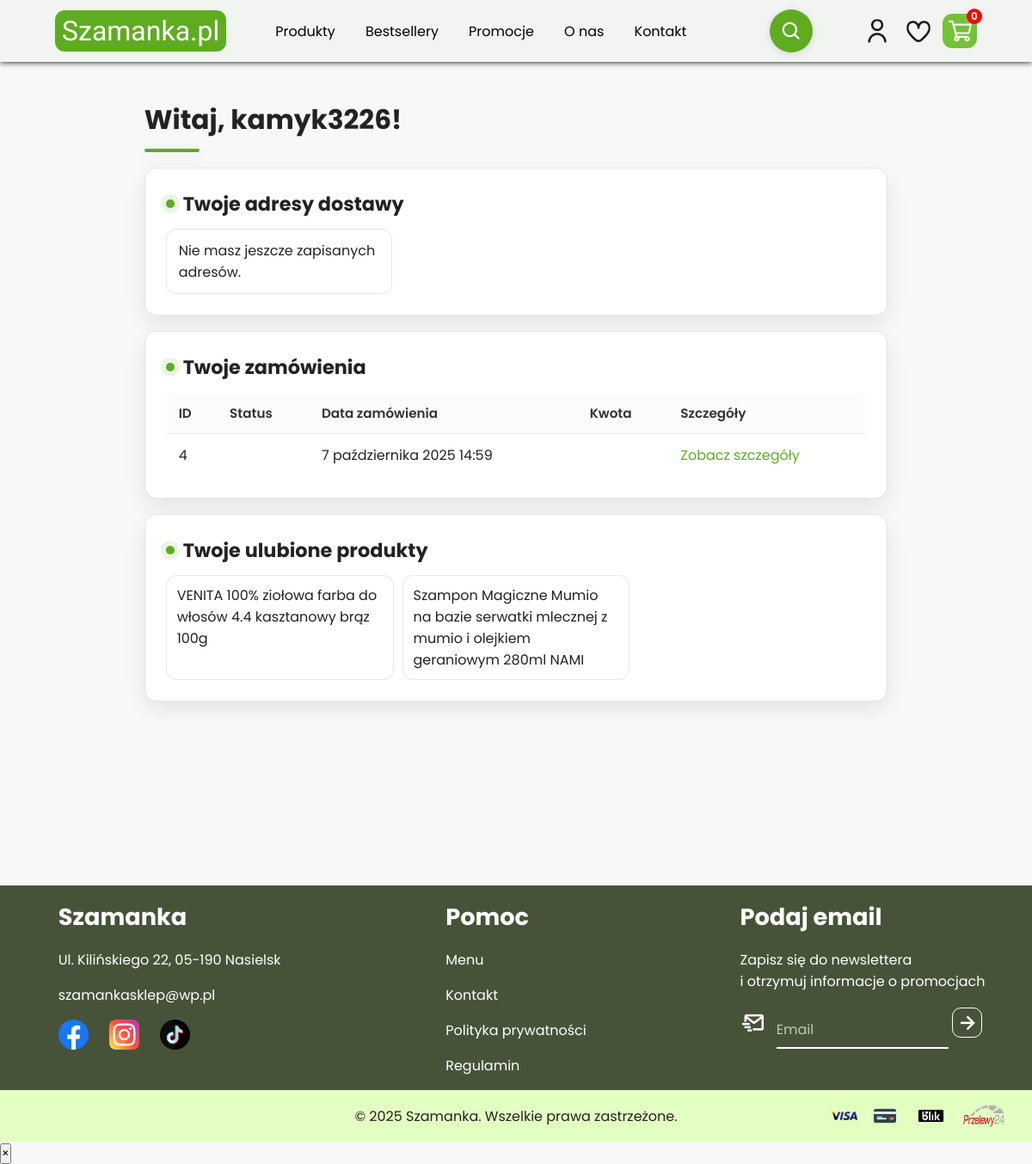
Page /u/user-panel/ (signed in) on the earlier database version.
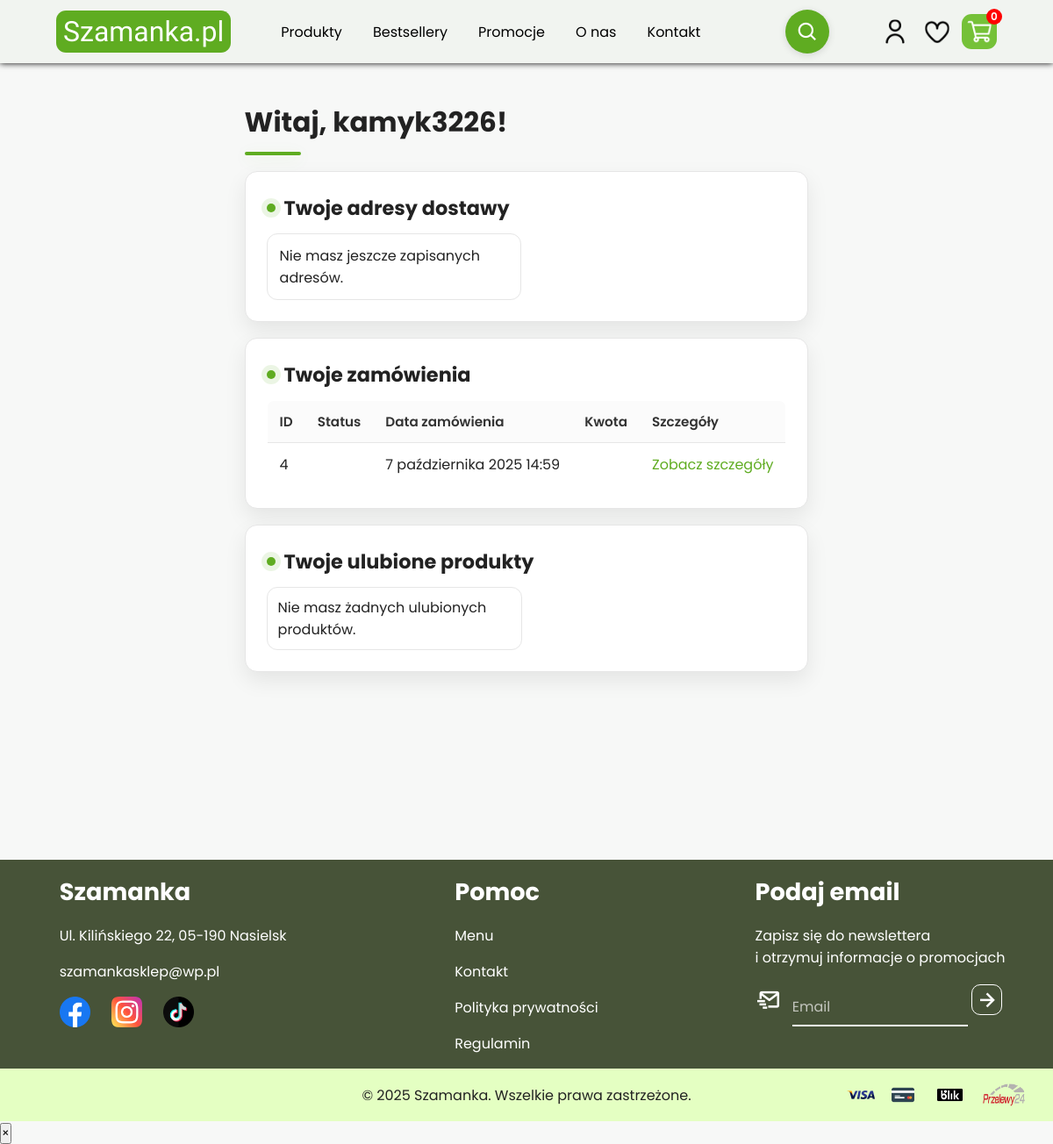
Same page on the later database version.
### orders/models.py (models this page shows, shortened)
class Order(models.Model):
    STATUS_NEW = "new"
    STATUS_PAID = "paid"
    STATUS_SHIPPED = "shipped"
    STATUS_CANCELLED = "cancelled"
    STATUS_CHOICES = [
        (STATUS_NEW, "Nowe"),
        (STATUS_PAID, "Opłacone"),
        (STATUS_SHIPPED, "Wysłane"),
        (STATUS_CANCELLED, "Anulowane"),
    ]
    PAYMENT_TRANSFER = "transfer"
    PAYMENT_COD = "cod"        # za pobraniem
    PAYMENT_ONLINE = "online"  # np. PayU/Przelewy24
    PAYMENT_CHOICES = [
        (PAYMENT_TRANSFER, "Przelew"),
        (PAYMENT_COD, "Za pobraniem"),
        (PAYMENT_ONLINE, "Płatność online"),
    ]
    SHIPPING_INPOST_COURIER = "inpost_courier"
    SHIPPING_DPD_COURIER = "dpd_courier"
    SHIPPING_INPOST_LOCKER = "inpost_locker"
    SHIPPING_PICKUP = "pickup"
    SHIPPING_CHOICES = [
        (SHIPPING_INPOST_COURIER, "InPost Courier"),
        (SHIPPING_DPD_COURIER, "DPD Courier"),
        (SHIPPING_INPOST_LOCKER, "InPost Locker"),
        (SHIPPING_PICKUP, "Pickup"),
    ]
    PACKAGE_NONE = ""
    PACKAGE_1 = "1"
    PACKAGE_2 = "2"
    PACKAGE_3 = "3"
    PACKAGE_4 = "4"
    PACKAGE_5 = "5"
    PACKAGE_6 = "6"
    PACKAGE_CHOICES = [
        (PACKAGE_NONE, "— wybierz —"),
        (PACKAGE_1, "1) 17×15×16 cm (do 1 kg)"),
        (PACKAGE_2, "2) 20×20×20 cm (do 2 kg)"),
        (PACKAGE_3, "2) 25×20×20 cm (do 4 kg)"),
        (PACKAGE_4, "3) 35×25×15 cm (do 6 kg)"),
        (PACKAGE_5, "4) 35×35×30 cm (do 10 kg)"),
        (PACKAGE_6, "5) 45×45×45 cm (do 15 kg)"),
    ]
    package_size = models.CharField(
        max_length=2,
        choices=PACKAGE_CHOICES,
        default=PACKAGE_NONE,
        blank=True,
    )
    epaka_sent_at = models.DateTimeField(null=True, blank=True)
    epaka_last_error = models.TextField(blank=True)
    shipping_method = models.CharField(
        max_length=20,
        choices=SHIPPING_CHOICES,
        default=SHIPPING_INPOST_COURIER,
    )
    inpost_locker_code = models.CharField(
        max_length=32,
        blank=True,
        help_text="Kod paczkomatu InPost (np. WAW01N)",
    )
    user = models.ForeignKey(
        settings.AUTH_USER_MODEL, null=True, blank=True,
        on_delete=models.SET_NULL, related_name="orders"
    )
    first_name = models.CharField(max_length=60)
    last_name  = models.CharField(max_length=60)
    email      = models.EmailField()
    phone      = models.CharField(max_length=30, blank=True)
    address    = models.CharField(max_length=200)
    postal_code= models.CharField(max_length=10)
    city       = models.CharField(max_length=60)
    paid_at = models.DateTimeField(null=True, blank=True)
    shipped_at = models.DateTimeField(null=True, blank=True)
    tracking_number = models.CharField(max_length=60, blank=True)
    epaka_order_id = models.CharField(max_length=60, blank=True)
    epaka_label_number = models.CharField(max_length=60, blank=True)
    stock_debited = models.BooleanField(default=False)
    status          = models.CharField(max_length=20, choices=STATUS_CHOICES, default=STATUS_NEW)
    payment_method  = models.CharField(max_length=20, choices=PAYMENT_CHOICES, default=PAYMENT_TRANSFER)
    paid            = models.BooleanField(default=False)
    shipping_cost   = models.DecimalField(max_digits=10, decimal_places=2, default=Decimal("0.00"))
    coupon_code = models.CharField(max_length=40, blank=True)
    discount_amount = models.DecimalField(max_digits=10, decimal_places=2, default=Decimal("0.00"))
    notes           = models.TextField(blank=True)
    created_at = models.DateTimeField(auto_now_add=True)
    updated_at = models.DateTimeField(auto_now=True)
    p24_session_id = models.CharField(max_length=80, blank=True)
    p24_token = models.CharField(max_length=80, blank=True)
    p24_order_id = models.CharField(max_length=80, blank=True)
    class Meta:
        ordering = ["-created_at"]
        indexes = [
            models.Index(fields=["created_at"]),
            models.Index(fields=["status"]),
            models.Index(fields=["paid"]),
        ]
        constraints = [
            models.CheckConstraint(
                condition=Q(email__isnull=False) & ~Q(email=""),
                name="order_email_required",
            ),
        ]

### users/models.py (models this page shows, shortened)
class Favorite(models.Model):
    user = models.ForeignKey(settings.AUTH_USER_MODEL, on_delete=models.CASCADE, related_name="favorites")
    product = models.ForeignKey(Product, on_delete=models.CASCADE, related_name="favorited_by")
    created_at = models.DateTimeField(auto_now_add=True)
    class Meta:
        unique_together = ("user", "product")

### products/models.py (models this page shows, shortened)
class Product(models.Model):
    class ProductType(models.TextChoices):
        SPOZYWCZE = "spozywcze", "Spożywcze"
        SUPLEMENTY = "suplementy", "Suplementy"
        KOSMETYKI_WLOSY  = "kosmetyki do włosów", "Kosmetyki do włosów"
        KOSMETYKI_CIALO = "kosmetyki do ciała", "Kosmetyki do ciała"
        KOSMETYKI_TWARZ = "kosmetyki do twarzy", "Kosmetyki do twarzy"
        MASCI = "masci", "Maści"
        ZIOLA = "ziola", "Zioła"
        INNE = "inne", "Inne"
    product_name = models.CharField(max_length=200)
    pub_date = models.DateTimeField("date published", auto_now_add=True)
    product_info = models.TextField(max_length=5000, blank=True)
    price = models.DecimalField(max_digits=10, decimal_places=2)
    product_category = models.CharField(max_length=50, db_index=True)
    product_brand = models.CharField(max_length=50, blank=True, db_index=True)
    product_code = models.CharField(max_length=64, null=True, blank=True, db_index=True)
    product_stock = models.IntegerField(default=0)
    product_vat = models.CharField(
        max_length=10,
        choices=[("0","0%"), ("5","5%"), ("8","8%"), ("23","23%")],
        default="8"
    )
    product_type = models.CharField(
        max_length=20,
        choices=ProductType.choices,
        default=ProductType.SPOZYWCZE
    )
    product_ingredients = models.TextField(max_length=1000, blank=True)
    product_weight = models.CharField(max_length=64, null=True, blank=True, db_index=True)
    product_image = models.URLField(null=True, blank=True,
                                    default='static/products/images/default-image.png')
    product_image_file = models.ImageField(
        upload_to="products/images/",
        null=True,
        blank=True,
        default="products/images/default-image.png"
    )
    is_bestseller = models.BooleanField(default=False)
    is_promotion = models.BooleanField(default=False)  # Pole dla promocji
    is_new = models.BooleanField(default=False)  # Pole dla nowości
    is_popular = models.BooleanField(default=False)  # Pole dla popularności
    price = models.DecimalField(max_digits=10, decimal_places=2)
    promo_price = models.DecimalField(
        max_digits=10, decimal_places=2,
        null=True, blank=True
    )
    is_promotion = models.BooleanField(default=False)

### users/views.py (the view)
# urls.py: path("user-panel/", views.user_panel, name="user-panel"),
@login_required
def user_panel(request):
    profile = getattr(request.user, "profile", None)
    addresses = profile.addresses.all() if profile else []
    orders = getattr(getattr(request.user, "orders", None), "all", lambda: [])()
    favorites = Favorite.objects.select_related("product").filter(user=request.user)
    return render(request, "users/user-panel.html", {
        "orders": orders,
        "favorites": favorites,
        "addresses": addresses,
    })

### users/templates/users/user-panel.html (shortened to what this page needs)
<!DOCTYPE html>
<html lang="pl">
<head>
    {% load static %}
    <link rel="stylesheet" href="{% static 'users/panel.css' %}">
</head>
<body>
{% include "products/navbar.html" %}
<div class="user-dashboard" style="min-height:60vh; padding-top:12px;">
    <h1>Witaj, {{ user.first_name|default:user.username }}!</h1>
    <div class="user-addresses-section">
        <h2>Twoje adresy dostawy</h2>
        <ul id="addresses-list">
            {% for address in addresses %}
            <li id="address-{{ address.id }}" class="stack-sm">
                <div>
                    <div><strong>Ulica:</strong> <span data-a="line">{{ address.address_line_1 }}</span></div>
                    <div><strong>Miasto:</strong> <span data-a="city">{{ address.city }}</span></div>
                    <div><strong>Kod:</strong> <span data-a="zip">{{ address.postal_code }}</span></div>
                </div>
            </li>
            {% empty %}
            <li class="muted">Nie masz jeszcze zapisanych adresów.</li>
            {% endfor %}
        </ul>
    </div>
    <div class="user-orders-section">
        <h2>Twoje zamówienia</h2>
        <table>
            <thead>
            <tr>
                <th>ID</th>
                <th>Status</th>
                <th>Data zamówienia</th>
                <th>Kwota</th>
                <th>Szczegóły</th>
            </tr>
            </thead>
            <tbody>
            {% for order in orders %}
            <tr>
                <td data-label="ID Zamówienia">{{ order.id }}</td>
                <td data-label="Status">{{ order.status_label }}</td>
                <td data-label="Data zamówienia">{{ order.created_at }}</td>
                <td data-label="Kwota">{{ order.total_to_pay_display }}</td>
                <td data-label="Szczegóły">
                    <a href="{% url 'orders:order_detail' order.id %}">Zobacz szczegóły</a>
                </td>
            </tr>
            {% empty %}
            <tr>
                <td colspan="5">Nie masz jeszcze żadnych zamówień.</td>
            </tr>
            {% endfor %}
            </tbody>
        </table>
    </div>
    <div class="user-favorites-section">
        <h2>Twoje ulubione produkty</h2>
        <ul>
            {% for favorite in favorites %}
            <li><a href="{% url 'products:detail' favorite.product.pk %}">{{ favorite.product.product_name }}</a></li>
            {% empty %}
            <li>Nie masz żadnych ulubionych produktów.</li>
            {% endfor %}
        </ul>
    </div>
</div>
{% include "products/footer.html" %}
<div id="modal" class="modal" aria-hidden="true">
    <div class="modal__content">
        <button class="modal__close" id="modal-close" aria-label="Zamknij">&times;</button>
    </div>
</div>
</body>
</html>

### products/templates/products/navbar.html (shortened to what this page needs)
<!doctype html>
<html lang="pl">
<head>
    {% load static %}
    <link rel="stylesheet" href="{% static 'products/navbar.css' %}">
    <link rel="stylesheet" href="{% static 'products/animations.css' %}">
    <link href="https://unpkg.com/boxicons@2.1.4/css/boxicons.min.css" rel="stylesheet">
</head>
<body>
<nav>
    <div class="top-navbar">
        <div class="logo-search-bar">
            <a href="{% url 'home' %}"><h4 class="logo-name">Szamanka.pl</h4></a>
        </div>
        <div class="kategorie-nav">
            <div class="dropdown" id="navCategories" data-target="/products/">
                <div class="select">
                    <a href="{% url 'products:produkty' %}" class="pasek1" id="navCurrent" aria-haspopup="listbox"
                       aria-expanded="false">Produkty</a>
                </div>
            </div>
            <div>
                <a href="{% url 'products:produkty' %}?bestsellers=true" class="pasek1">Bestsellery</a>
            </div>
            <div>
                <a href="{% url 'products:produkty' %}?promocje=true" class="pasek1">Promocje</a>
            </div>
            <div>
                <a href="{% url 'home' %}#o-nas-section" class="pasek1">O&nbsp;nas</a>
            </div>
            <div>
                <a href="{% url 'home' %}#location-section" class="pasek1">Kontakt</a>
            </div>
        </div>
        <div class="search" id="search">
            <button class="search__toggle" type="button" aria-label="Otwórz wyszukiwarkę">
            </button>
        </div>
        <div class="ikonki_nav">
            <div class="user-popover">
                <button class="user-trigger" type="button" aria-haspopup="dialog" aria-expanded="false"
                        aria-controls="userPanel">
                    <img src="{% static 'products/images/user1.png' %}" alt="Konto" class="nav-icon">
                </button>
            </div>
            <a href="{% url 'users:favorites' %}"><img src="{% static 'products/images/heart.png' %}" alt="ulubione"
                                                       class="nav-icon"></a>
            <a href="{% url 'orders:cart' %}" class="cart-container"><img src="{% static 'products/images/shopping-cart-white.png' %}" alt="cart"
                                                   class="nav-icon" id="cart-icon">
            <span id="cart-count">{{ cart_items|default:0 }}</span>
            </a>
        </div>
    </div>
</nav>
</body>
</html>

### products/templates/products/footer.html (shortened to what this page needs)
<!DOCTYPE html>
<html lang="pl">
<head>
    {% load static %}
     <link rel="stylesheet" href="{% static 'products/footer.css' %}">
</head>
<body>
<footer class="footer">
    <div class="footer-container">
        <div class="footer-box" id="socials-foot">
            <h3><a href="{% url 'home' %}" class="footer-title">Szamanka</a></h3>
            <p>Ul. Kilińskiego 22, 05-190 Nasielsk</p>
            <p>szamankasklep@wp.pl</p>
            <div class="footer-social">
                <a href="https://www.facebook.com/profile.php?id=100083206545043"><img src="{%static 'products/images/facebook.png' %}" alt="fb" class="footer-social-icons"></a>
                <a href="https://www.instagram.com/szamanka.sklep.gabinety/"><img src="{%static 'products/images/instagram.png' %}" class="footer-social-icons" alt="instagram"></a>
                <a href="https://www.tiktok.com/@szamanka671"><img src="{%static 'products/images/tik-tok.png' %}" class="footer-social-icons" alt="tiktok"></a>
            </div>
        </div>
        <div class="footer-box" id="info-foot">
            <h3>Pomoc</h3>
            <a href="{% url 'home' %}">Menu</a>
            <a href="{% url 'home' %}#location-section">Kontakt</a>
            <a href="{% url 'products:private' %}">Polityka prywatności</a>
            <a href="{% url 'products:regulamin' %}">Regulamin</a>
        </div>
        <div class="footer-box" id="call-to-mail">
            <div class="nowrap-email">
                <h3 class="footer-newsletter">Podaj email</h3>
                <p>Zapisz się do newslettera <br>i otrzymuj informacje o promocjach</p>
                <form method="post" action="{% url 'newsletter:signup' %}">
                  <i class="bx bx-mail-send"></i>
                  <label class="input-box1">
                    <input type="email" name="email" placeholder="Email" class="email-footer" required>
                  </label>
                  <button type="submit" aria-label="Zapisz do newslettera" class="arrow-icon-newsletter">
                    <i class="bx bx-right-arrow-alt"></i>
                  </button>
                </form>
            </div>
        </div>
    </div>
</footer>
<section class="copyright">
    <div class="copyright-container">
        <div class="copyright"><p>&copy; 2025 Szamanka. Wszelkie prawa zastrzeżone.</p></div>
        <div class="payment-icons">
            <img src="{% static 'products/images/visa.png' %}" alt="Visa" class="pay-icons">
            <img src="{% static 'products/images/card.png' %}" alt="Mastercard" class="pay-icons">
            <img src="{% static 'products/images/blik.png' %}" alt="BLIK" class="pay-icons" id="ikonka-blik">
            <img src="{% static 'products/images/przelewy24.png' %}" alt="Przelewy24" class="pay-icons" id="przelewy24">
        </div>
    </div>
</section>
</body>
</html>

Differences in the rows shown:
removed Favorite: product.product_name "VENITA 100% ziołowa farba do włosów 4.4 kasztanowy brąz 100g"
removed Favorite: product.product_name "Szampon Magiczne Mumio na bazie serwatki mlecznej z mumio i olejkiem geraniowym 280ml NAMI"
Other differences:
text now shown: "Nie masz żadnych ulubionych produktów."
